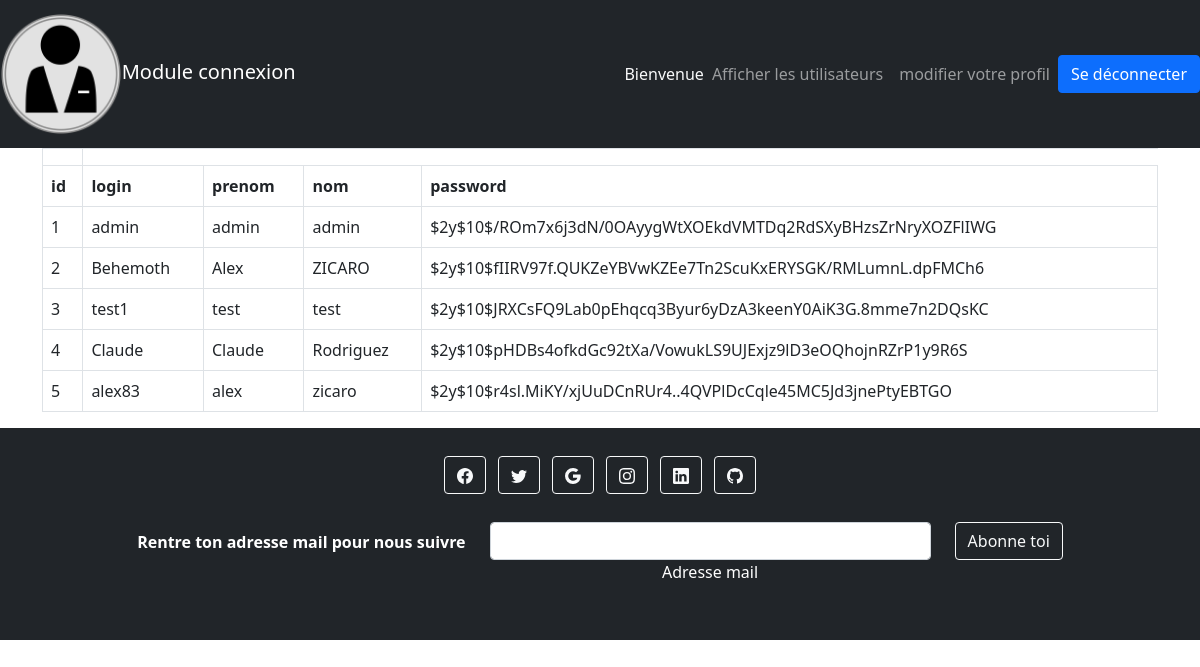
The app's page /admin.php with its own data.
### tables this page shows
CREATE TABLE `utilisateurs` (
  `id` int(11) NOT NULL,
  `login` varchar(255) NOT NULL,
  `prenom` varchar(255) NOT NULL,
  `nom` varchar(255) NOT NULL,
  `password` varchar(255) NOT NULL
);

### admin.php (the view, shortened to what this page needs)
<!DOCTYPE html>
<html lang="fr">
<head>
    <link href="https://cdn.jsdelivr.net/npm/bootstrap@5.1.3/dist/css/bootstrap.min.css" rel="stylesheet">
    <link rel="stylesheet" href="css/style.css" />
</head>
<body>
    <main>
        <?php
        try {
            $bdd = new PDO('mysql:host=localhost;dbname=moduleconnexion;charset=utf8', 'root', '', array(PDO::ATTR_ERRMODE => PDO::ERRMODE_EXCEPTION));
        } catch (Exception $e) {
            die('Erreur : ' . $e->getMessage());
        }
include("include/headerAdmin.php");
        $req = $bdd->query('SELECT * FROM utilisateurs ');
        $donnees = $req->fetch(PDO::FETCH_ASSOC);
        ?>
        <div class='container  table-responsive-lg'>
            <table class="table table-bordered table-hover ">
                <th class="thead-light">
                    <tr>
                        <?php
                        foreach ($donnees as $key => $value) {
                            echo '<th>' . $key . '</th> ';
                        }
                        ?>
                    </tr>
                </th>
                <tb>
                    <tr>
                        <?php
                        echo '<tr>';
                        foreach ($donnees as $key => $value) {
                            echo '<td>' . $value . '</td>';
                        }
                        while (($donnees = $req->fetch(PDO::FETCH_ASSOC))  != NULL) {
                            echo '<tr>';
                            foreach ($donnees as $key => $value) {
                                echo '<td>' . $value . '</td>';
                            }
                        }
                        ?>
                    </tr>
                </tb>
            </table>
        </div>
        <?php include("include/footer.php"); ?>
    </main>
</body>
</html>

### include/headerAdmin.php (shortened to what this page needs)
<header class="container-fluid-xl  sticky-top" id=header>
    <nav class="h-100 navbar navbar-expand-lg navbar-dark bg-dark ">
        <a class="navbar-brand h-100" href="index.php">
            <img src="images/admin-logo-3.png" class="h-25 img-fluid" width="20%" height="" alt="logo">Module connexion</a>
        <div class="collapse navbar-collapse" id="navbarSupportedContent">
            <ul class="bg-dark justify-content-around navbar-nav ">
                <p class='d-flex align-items-center text-light my-2 bg-dark text-nowrap align ml-5'>Bienvenue <?php echo $_SESSION['prenom'] ?></p>
                <li class="nav-item ml-5 my-2 ">
                    <a class="nav-link text-nowrap " href="admin.php">Afficher les utilisateurs</a>
                </li>
                <li class="nav-item ml-5 my-2 ">
                    <a class="nav-link text-nowrap " href="profil.php">modifier votre profil</a>
                </li>
                <form class="ml-5 my-2 d-flex align-items-center" action="index.php" method="post">
                    <input class="btn btn-primary " name="off" type="submit" value="Se déconnecter">
                </form>
            </ul>
        </div>
    </nav>
</header>

### include/footer.php (shortened to what this page needs)
<footer class="bg-dark text-center text-white">
  <div class="container p-4">
    <section class="mb-4">
      <a class="btn btn-outline-light btn-floating m-1" href="#!" role="button"
        >
      </a>
      <a class="btn btn-outline-light btn-floating m-1" href="#!" role="button"
        >
    </a>
      <a class="btn btn-outline-light btn-floating m-1" href="#!" role="button"
        >
    </a>
      <a class="btn btn-outline-light btn-floating m-1" href="#!" role="button"
        >
    </a>
      <a class="btn btn-outline-light btn-floating m-1" href="#!" role="button"
        >
    </a>
      <a class="btn btn-outline-light btn-floating m-1" href="#!" role="button"
        ></a>
    </section>
    <section class="">
      <form action="">
        <div class="row d-flex justify-content-center">
          <div class="col-auto">
            <p class="pt-2">
              <strong>Rentre ton adresse mail pour nous suivre</strong>
            </p>
          </div>
          <div class="col-md-5 col-12">
            <div class="form-outline form-white mb-4">
              <input type="email" id="form5Example21" class="form-control" />
              <label class="form-label" for="form5Example21">Adresse mail</label>
            </div>
          </div>
          <div class="col-auto">
            <button type="submit" class="btn btn-outline-light mb-4">
            Abonne toi
            </button>
        </div>
        </div>
        </form>
    </section>
</div>
</footer>

### CSS/style.css (style rules this page uses)
* { margin: 0; padding:0; }
a { text-decoration: none; }

### records on screen
utilisateurs: id "1", login "admin", prenom "admin", nom "admin", password "$2y$10$/ROm7x6j3dN/0OAyygWtXOEkdVMTDq2RdSXyBHzsZrNryXOZFlIWG"
utilisateurs: id "2", login "Behemoth", prenom "Alex", nom "ZICARO", password "$2y$10$fIIRV97f.QUKZeYBVwKZEe7Tn2ScuKxERYSGK/RMLumnL.dpFMCh6"
utilisateurs: id "3", login "test1", prenom "test", nom "test", password "$2y$10$JRXCsFQ9Lab0pEhqcq3Byur6yDzA3keenY0AiK3G.8mme7n2DQsKC"
utilisateurs: id "4", login "Claude", prenom "Claude", nom "Rodriguez", password "$2y$10$pHDBs4ofkdGc92tXa/VowukLS9UJExjz9lD3eOQhojnRZrP1y9R6S"
utilisateurs: id "5", login "alex83", prenom "alex", nom "zicaro", password "$2y$10$r4sl.MiKY/xjUuDCnRUr4..4QVPlDcCqle45MC5Jd3jnePtyEBTGO"

### other values on screen
$key "id"
$key "login"
$key "prenom"
$key "nom"
$key "password"
